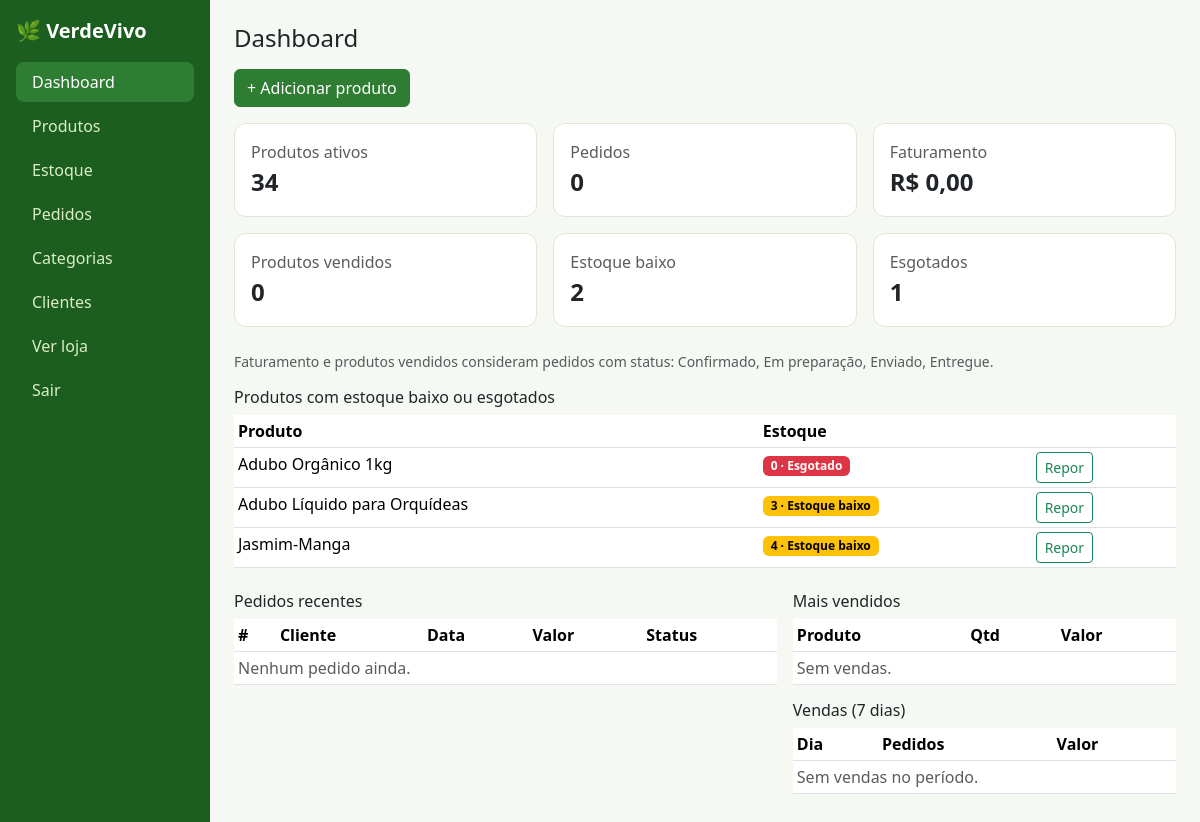
/admin/dashboard.php (signed in), run on the app's committed database.
### tables this page shows
CREATE TABLE products (
  id INT UNSIGNED AUTO_INCREMENT PRIMARY KEY,
  category_id INT UNSIGNED NOT NULL,
  name VARCHAR(150) NOT NULL,
  description TEXT NULL,
  price DECIMAL(10,2) NOT NULL,
  stock INT UNSIGNED NOT NULL DEFAULT 0,    
  image VARCHAR(255) NULL,
  active TINYINT(1) NOT NULL DEFAULT 1,
  created_at TIMESTAMP NOT NULL DEFAULT CURRENT_TIMESTAMP,
  updated_at TIMESTAMP NOT NULL DEFAULT CURRENT_TIMESTAMP ON UPDATE CURRENT_TIMESTAMP,
  INDEX idx_products_category (category_id),
  INDEX idx_products_active_stock (active, stock),
  INDEX idx_products_name (name),
  CONSTRAINT fk_products_category FOREIGN KEY (category_id) REFERENCES categories(id) ON DELETE RESTRICT
);

### app/helpers/helpers.php (called while the page is built, shortened)
<?php
function e($v): string { return htmlspecialchars((string)$v, ENT_QUOTES, 'UTF-8'); }
function url(string $path = ''): string { return BASE_URL . '/' . ltrim($path, '/'); }
function stock_status(int $n): array
{
    if ($n <= 0) return ['Esgotado', 'danger'];
    if ($n <= LOW_STOCK) return ['Estoque baixo', 'warning'];
    return ['Normal', 'success'];
}

### config/database.php (called while the page is built, shortened)
<?php
function db(): PDO
{
    static $pdo = null;
    if ($pdo === null) {
        try {
            $pdo = new PDO(
                'mysql:host=' . DB_HOST . ';dbname=' . DB_NAME . ';charset=utf8mb4',
                DB_USER,
                DB_PASS,
                [
                    PDO::ATTR_ERRMODE => PDO::ERRMODE_EXCEPTION,
                    PDO::ATTR_DEFAULT_FETCH_MODE => PDO::FETCH_ASSOC,
                    PDO::ATTR_EMULATE_PREPARES => false,
                ]
            );
        } catch (PDOException $e) {
            error_log($e->getMessage());
            http_response_code(500);
            exit('Não foi possível conectar ao banco. Verifique se o MySQL está ativo no XAMPP e se o banco "verdevivo" foi importado.');
        }
    }
    return $pdo;
}

### app/services/DashboardService.php (called while the page is built, shortened)
<?php
function recent_orders(int $limit = 8): array
{
    return db()->query('SELECT o.id, o.total, o.status, o.created_at, u.name customer FROM orders o JOIN users u ON u.id = o.user_id ORDER BY o.id DESC LIMIT ' . (int)$limit)->fetchAll();
}
function top_products(int $limit = 5): array
{
    $r = revenue_in();
    return db()->query("SELECT oi.product_name, SUM(oi.quantity) qty, SUM(oi.subtotal) amount FROM order_items oi JOIN orders o ON o.id = oi.order_id WHERE o.status IN ($r) GROUP BY oi.product_id, oi.product_name ORDER BY qty DESC LIMIT " . (int)$limit)->fetchAll();
}
function sales_by_day(int $days = 7): array
{
    $r = revenue_in();
    return db()->query("SELECT DATE(created_at) d, COUNT(*) n, SUM(total) amount FROM orders WHERE status IN ($r) AND created_at >= (CURDATE() - INTERVAL " . (int)$days . " DAY) GROUP BY DATE(created_at) ORDER BY d DESC")->fetchAll();
}

### app/services/OrderService.php (called while the page is built, shortened)
<?php
function revenue_in(): string { return "'" . implode("','", REVENUE_STATUSES) . "'"; }

### admin/dashboard.php (the view, shortened to what this page needs)
<?php
$s = dashboard_stats();
$recent = recent_orders(8);
$top = top_products(5);
$days = sales_by_day(7);
$baixo = db()->query('SELECT id, name, stock FROM products WHERE active = 1 AND stock <= ' . LOW_STOCK . ' ORDER BY stock, name LIMIT 10')->fetchAll();
include __DIR__ . '/../includes/admin_header.php';
$cards = [
  ['Produtos ativos', $s['products']], ['Pedidos', $s['orders']], ['Faturamento', money($s['revenue'])],
  ['Produtos vendidos', $s['sold']], ['Estoque baixo', $s['low']], ['Esgotados', $s['out']],
];
?>
<a class="btn btn-success mb-3" href="<?= e(url('admin/produto_form.php')) ?>">+ Adicionar produto</a>
<div class="row g-3 mb-4">
  <?php foreach ($cards as [$l, $v]): ?><div class="col-6 col-lg-4"><div class="stat"><span class="text-muted"><?= e($l) ?></span><b><?= e($v) ?></b></div></div><?php endforeach; ?>
</div>
<p class="small text-muted">Faturamento e produtos vendidos consideram pedidos com status: <?= e(implode(', ', array_map(fn($k) => ORDER_STATUS[$k], REVENUE_STATUSES))) ?>.</p>
<h2 class="h6">Produtos com estoque baixo ou esgotados</h2>
<table class="table table-sm bg-white mb-4"><thead><tr><th>Produto</th><th>Estoque</th><th></th></tr></thead><tbody>
<?php foreach ($baixo as $b): [$lb, $cl] = stock_status((int)$b['stock']); ?><tr><td><?= e($b['name']) ?></td><td><span class="badge text-bg-<?= $cl ?>"><?= (int)$b['stock'] ?> · <?= e($lb) ?></span></td><td><a class="btn btn-sm btn-outline-success" href="<?= e(url('admin/estoque.php?f=baixo')) ?>">Repor</a></td></tr><?php endforeach; ?>
<?php if (!$baixo): ?><tr><td colspan="3" class="text-muted">Nenhum produto com estoque baixo.</td></tr><?php endif; ?></tbody></table>
<div class="row g-3">
  <div class="col-lg-7"><h2 class="h6">Pedidos recentes</h2><div class="table-responsive"><table class="table table-sm bg-white">
    <thead><tr><th>#</th><th>Cliente</th><th>Data</th><th>Valor</th><th>Status</th></tr></thead><tbody>
    <?php if (!$recent): ?><tr><td colspan="5" class="text-muted">Nenhum pedido ainda.</td></tr><?php endif; ?></tbody></table></div></div>
  <div class="col-lg-5"><h2 class="h6">Mais vendidos</h2><table class="table table-sm bg-white"><thead><tr><th>Produto</th><th>Qtd</th><th>Valor</th></tr></thead><tbody>
    <?php if (!$top): ?><tr><td colspan="3" class="text-muted">Sem vendas.</td></tr><?php endif; ?></tbody></table>
    <h2 class="h6 mt-3">Vendas (7 dias)</h2><table class="table table-sm bg-white"><thead><tr><th>Dia</th><th>Pedidos</th><th>Valor</th></tr></thead><tbody>
    <?php if (!$days): ?><tr><td colspan="3" class="text-muted">Sem vendas no período.</td></tr><?php endif; ?></tbody></table></div>
</div>
<?php include __DIR__ . '/../includes/admin_footer.php'; ?>

### assets/css/style.css (style rules this page uses)
:root { --vv-pri:#2e7d32;--vv-dark:#1b5e20;--vv-acc:#e8f3e4;--vv-bg:#f6f8f3 }
body { background:var(--vv-bg) }
.btn-success { background:var(--vv-pri);border-color:var(--vv-pri) }
.stat { background:#fff;border:1px solid #dfe6d8;border-radius:12px;padding:1rem }
.stat b { display:block;font-size:1.5rem }

### data on the page
products: name "Adubo Orgânico 1kg", stock "0", lb "Esgotado"
products: name "Adubo Líquido para Orquídeas", stock "3", lb "Estoque baixo"
products: name "Jasmim-Manga", stock "4", lb "Estoque baixo"

### other printed values
$label "Dashboard"
$label "Produtos"
$label "Estoque"
$label "Pedidos"
$label "Categorias"
$label "Clientes"
$pageTitle "Dashboard"
$l "Produtos ativos"
$v "34"
$l "Pedidos"
$v "0"
$l "Faturamento"
$v "R$ 0,00"
$l "Produtos vendidos"
$l "Estoque baixo"
